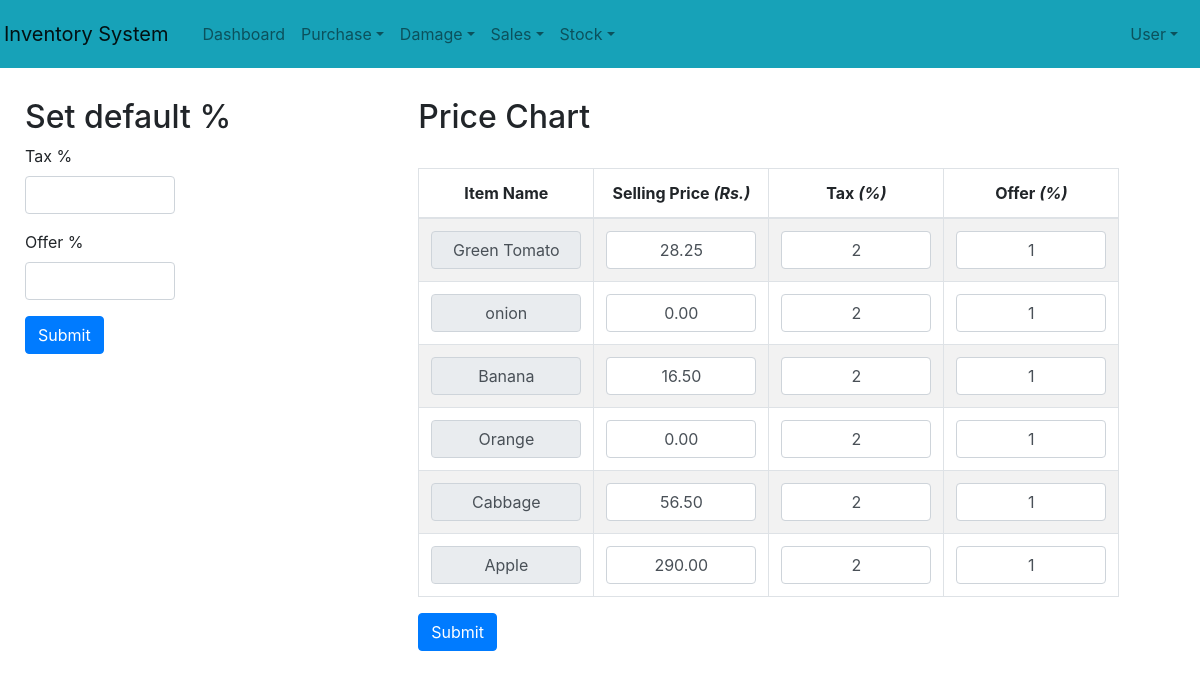
Before: /Core/price_pg/ with the older database file.
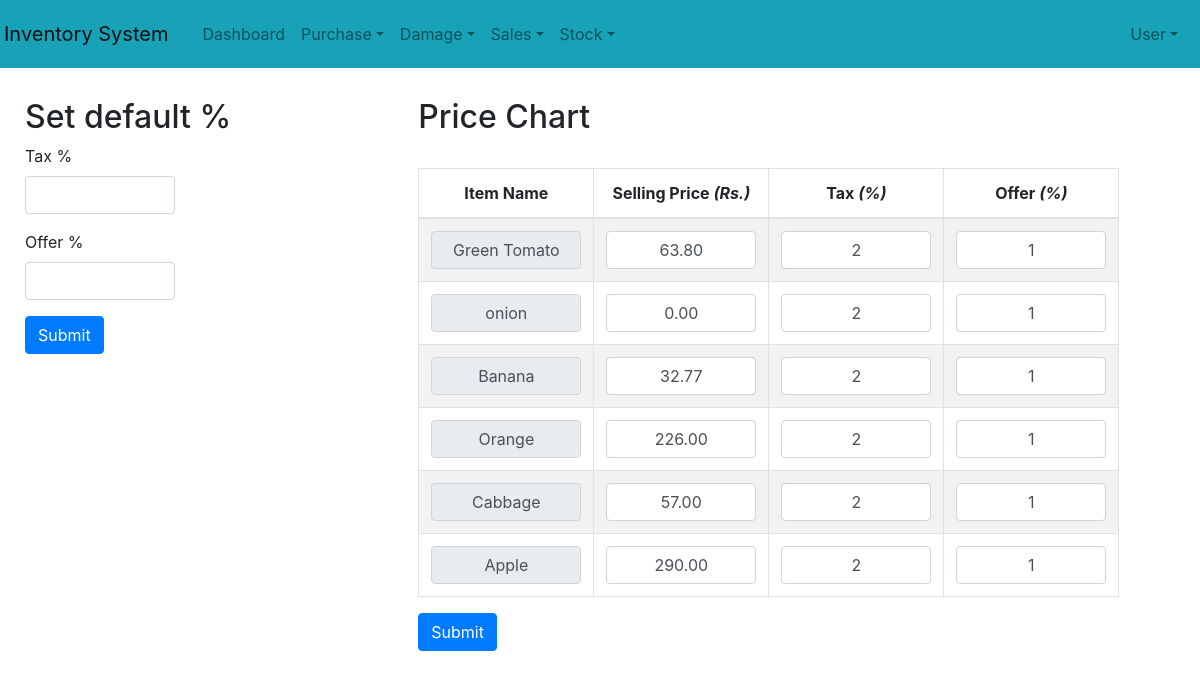
After: the same page with the newer database file.
### Core/models.py (models this page shows, shortened)
class priceTable(models.Model):
    pt_item= models.OneToOneField(itemTable, on_delete=models.CASCADE)
    pt_sellingPrice= models.DecimalField(max_digits=10, decimal_places=2,null=True, blank=True, default=0)
    pt_tax= models.PositiveIntegerField(null=True, blank=True, default=1)
    pt_offer=models.PositiveIntegerField(null=True, blank=True, default=1)
    pt_timestamp= models.DateTimeField(auto_now_add=True)

class itemTable(models.Model):
    UNIT_CHOICES = [
        ('Kilogram', 'Kg'),
        ('Pieces', 'Pcs'),
    ]
    CATEGORY_CHOICE = [
        ('Vegetables','Veg'),
        ('Fruits','Fru'),
    ]
    item_name = models.CharField(max_length=50,null=True, blank=True, unique=True)
    item_category = models.CharField(max_length=50, choices=CATEGORY_CHOICE)
    item_unit = models.CharField(max_length=15, choices=UNIT_CHOICES)

### Core/views.py (the view)
# urls.py: path('price_pg/',views.price_pg, name="price_pg"),
def price_pg(request):
    if request.method=="POST":
        tax=request.POST.get('tax')
        offer=request.POST.get('offer')
        priceTable.objects.all().update(pt_tax=tax,pt_offer=offer)
        return redirect(index)
    price_data= priceTable.objects.all()
    return render(request,"core/price.html",{'price_data':price_data})

### templates/core/price.html (shortened to what this page needs)
<!DOCTYPE html>
{% extends 'user/Index.html' %}
{% block content %}
<html lang="en">
<head>
    <link href="https://maxcdn.bootstrapcdn.com/bootstrap/4.5.2/css/bootstrap.min.css" rel="stylesheet">
</head>
<body>
<div class="container-fluid">
        <div class="row">
            <div class="form-container col-md-4">
                <h2>Set default % </h2>
                <form method="post" action="{% url 'price_pg' %}">
                <div class="form-group">
                    <label>Tax % </label>
                    <input id="defaultTax" name="tax" type="text" class="form-control" required>
                </div>
                <div class="form-group">
                    <label>Offer %</label>
                    <input id="defaultOffer" name="offer" type="text" class="form-control" required>
                </div>
                    <button type="submit" class="btn btn-primary">Submit</button>
                    </form>
            </div>
            <div class=" col-md-8">
                <h2>Price Chart</h2><br>
                <form id="itemForm" method="post" action="{% url 'updatePrice' %}">
                    <table class="table table-bordered table-striped" style="width: 90%; text-align: center;">
                        <thead>
                            <tr>
                                <th>Item Name</th>
                                <th>Selling Price <i>(Rs.)</i> </th>
                                <th>Tax <i>(%)</i> </th>
                                <th>Offer <i>(%)</i> </th>
                            </tr>
                        </thead>
                        <tbody id="itemsTableBody">
                        {% for i in price_data %}
                        <tr>
                            <td style="text-align: center;"><input name="id[]" type="hidden" value="{{i.id}}">
                            <input name="itemname[]" type="text" class="form-control" value="{{i.pt_item.item_name}}" readonly></td>
                            <td style="text-align: center;"><input name="sellingprice[]" type="text" class="form-control" value="{{i.pt_sellingPrice}}"></td>
                            <td style="text-align: center;"><input name="tax[]" type="text" class="form-control" value="{{i.pt_tax}}"></td>
                            <td style="text-align: center;"><input name="offer[]" type="text" class="form-control" value="{{i.pt_offer}}"></td>
                        </tr>
                        {% endfor %}
                        </tbody>
                    </table>
                    <button type="submit" class="btn btn-primary">Submit</button>
                </form>
            </div>
        </div>
    </div>
</body>
</html>
{% endblock %}

Changed rows visible on the page:
changed priceTable "Green Tomato": pt_sellingPrice "28.25" → "63.80"
changed priceTable "Banana": pt_sellingPrice "16.50" → "32.77"
changed priceTable "Orange": pt_sellingPrice "0.00" → "226.00"
changed priceTable "Cabbage": pt_sellingPrice "56.50" → "57.00"
